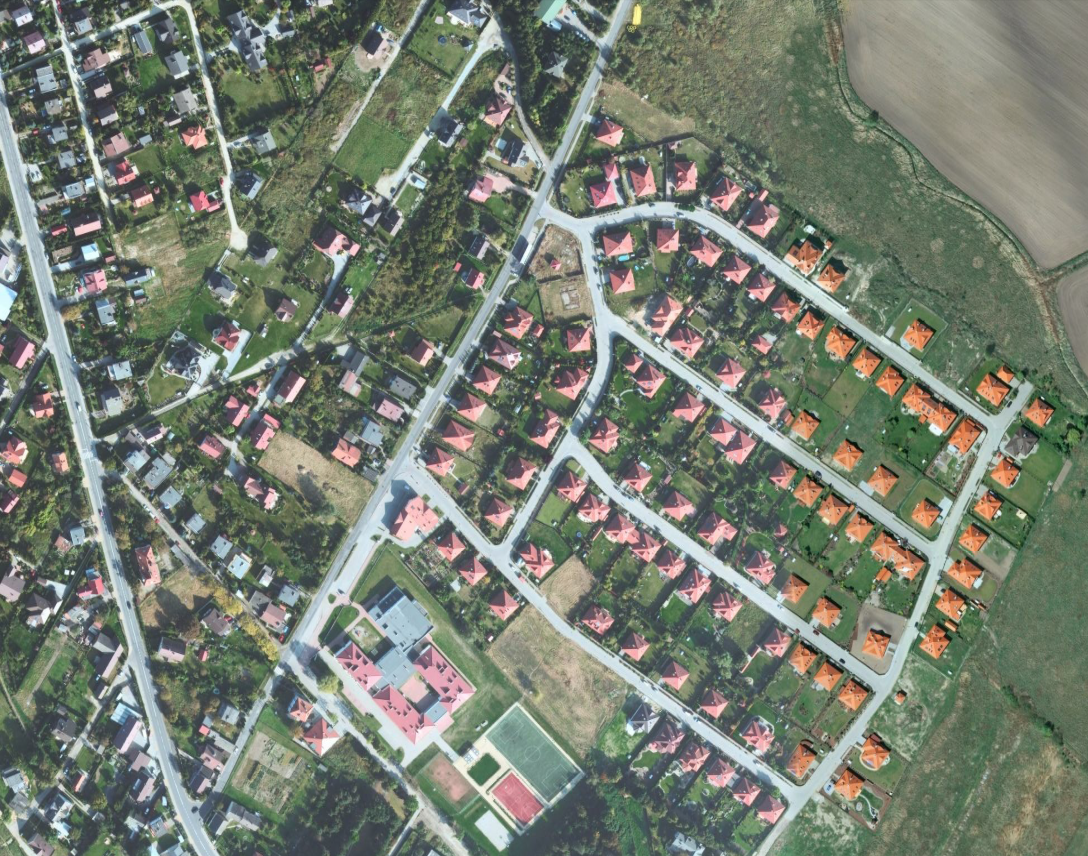
%> input picture Matlab/sat_kam1.PNG, 1088 x 856 px
$ octave roadExt.m   (GNU Octave 9; MATLAB toolbox functions it lacks are replaced by stand-ins)
%> lines starting %> are read from the running program, lines starting %| are printed output that depends on the picture
fontSize = 10;
I = imread('sat_kam1.PNG');
%> I is the input picture: size 856x1088x3 uint8; mean R, G, B 118.8, 126.2, 113.8
grayImage = rgb2gray(I);
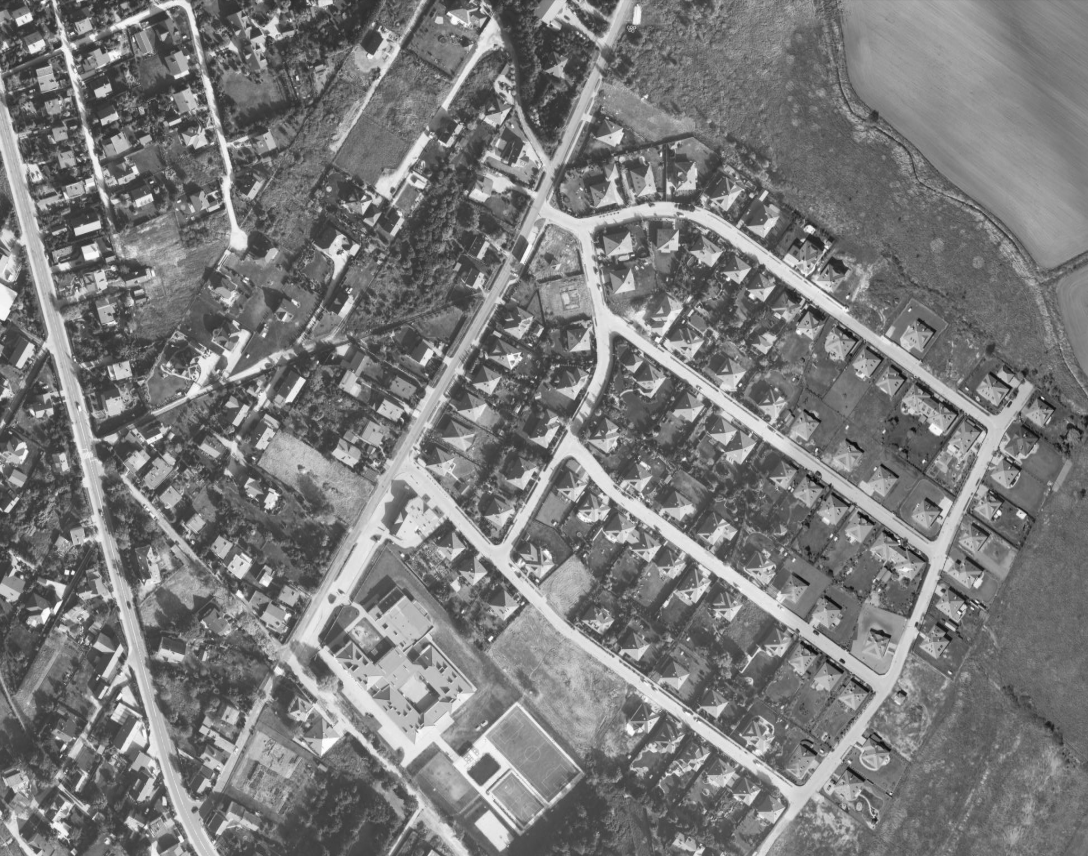
%> grayImage: size 856x1088 uint8; min 11, max 254, mean 122.6
% Get the dimensions of the image.
% numberOfColorBands should be = 1.
[rows columns numberOfColorBands] = size(grayImage);
%> rows = 856; columns = 1088; numberOfColorBands = 1
% Display the original gray scale image.
subplot(2,2,1);
imshow(I);
title('Original Image', 'FontSize', fontSize);
subplot(2,2,2);
imshow(grayImage);
title('grayscale Image', 'FontSize', fontSize);
gaussian1 = fspecial('Gaussian', 21, 15);
gaussian2 = fspecial('Gaussian', 21, 20);
dog = gaussian1 - gaussian2;
dogFilterImage = conv2(double(grayImage), dog, 'same');
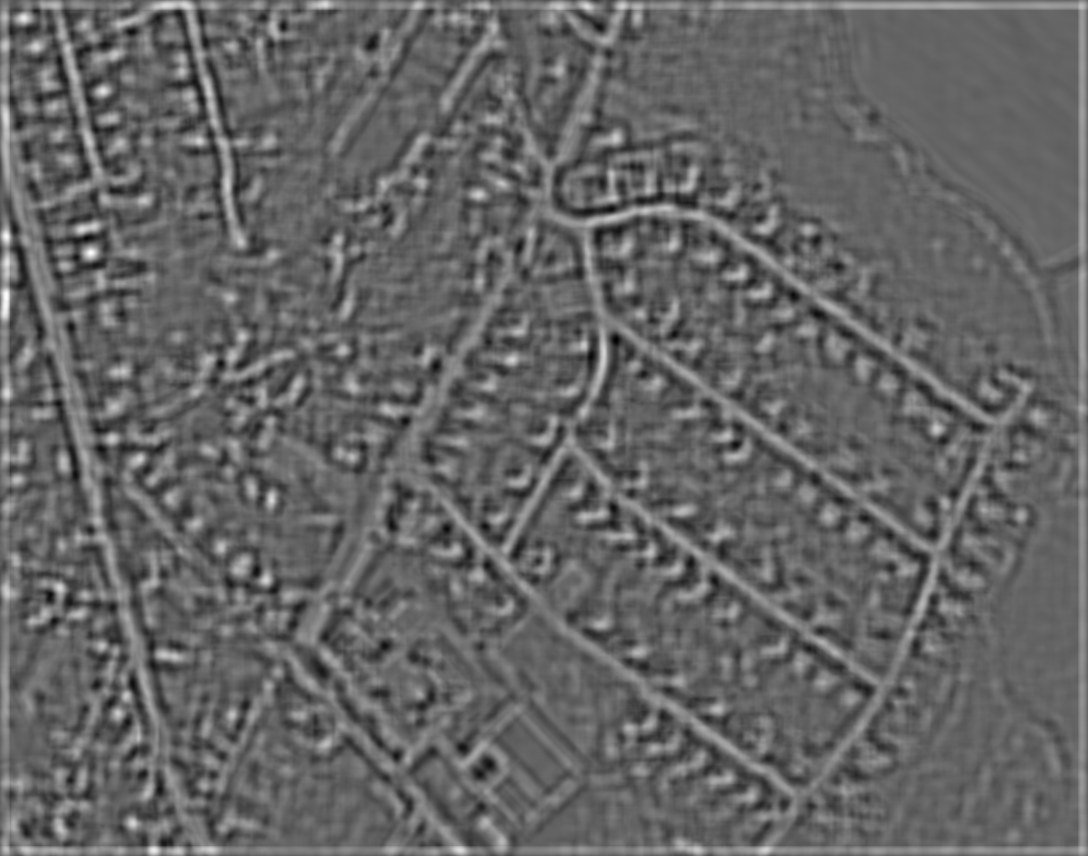
%> dogFilterImage: size 856x1088 double; min -1.65, max 2.55, mean 0.0217; drawn with min black and max white
subplot(2,2,3);
imshow(dogFilterImage, []);
title('DOG Filtered Image', 'FontSize', fontSize);
bw =(dogFilterImage);
subplot(2,2,4);
imshow(bw);
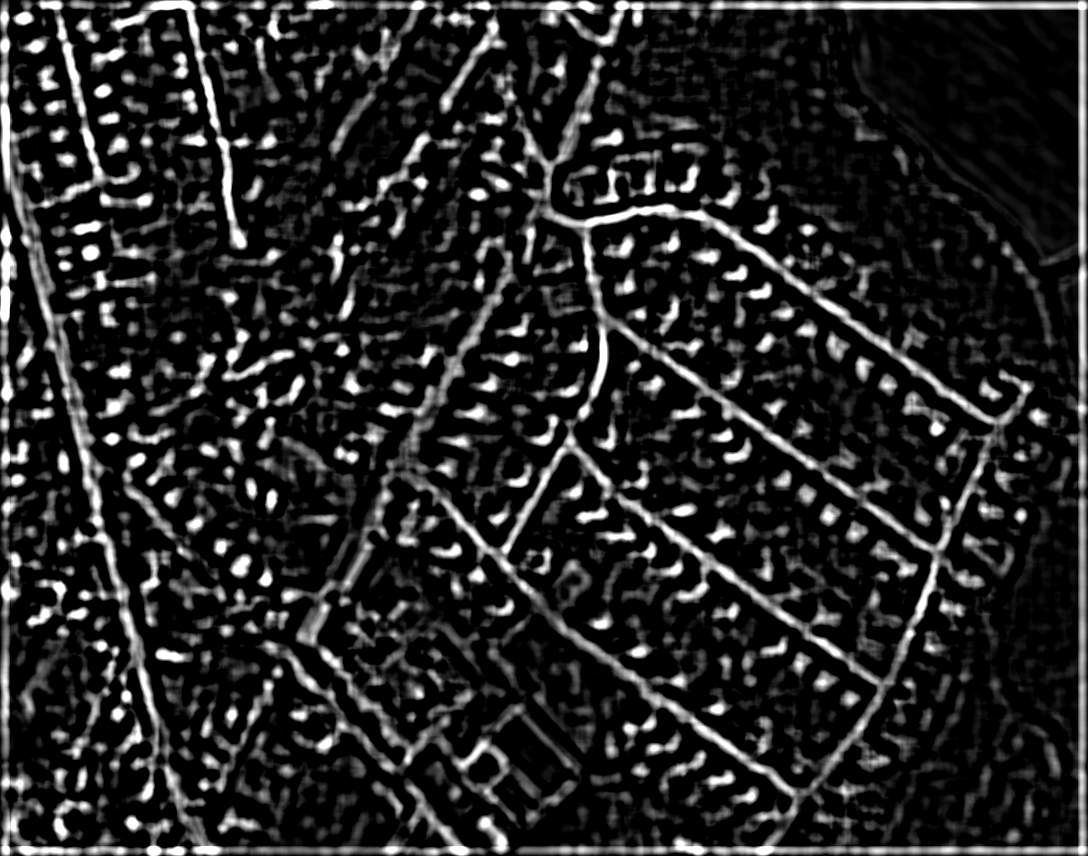
%> displayed picture: size 856x1088, on the screen's scale of 0 to 255; min 0, max 255, mean 39
